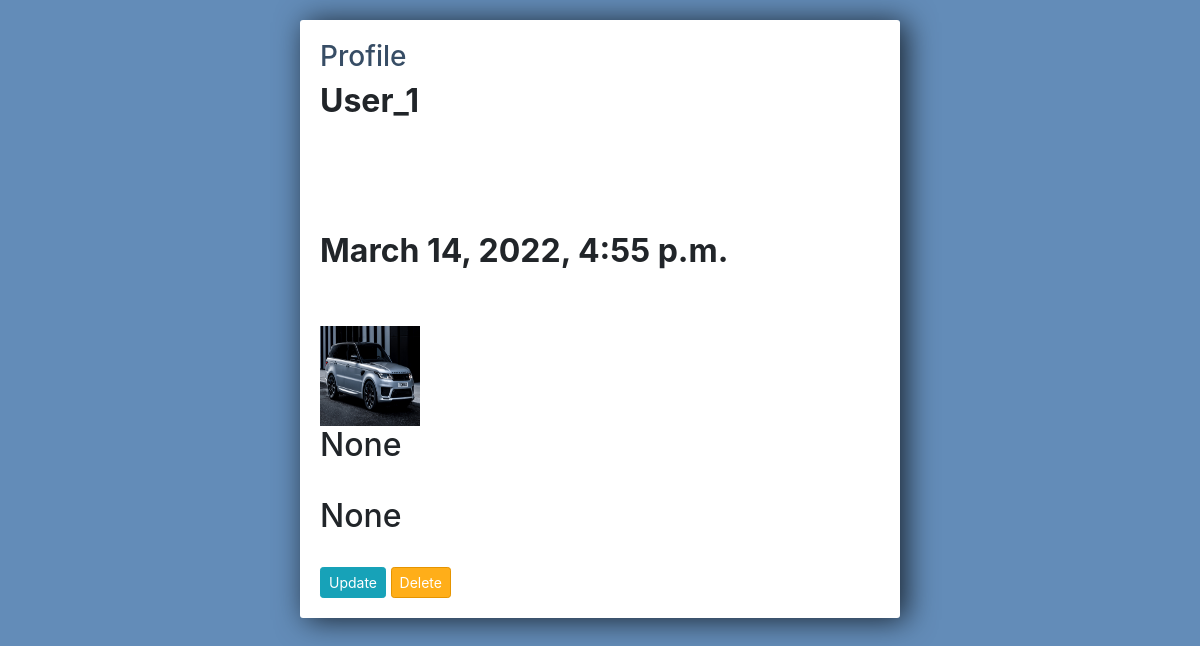
The page /user/profile/1 (signed in) on the database its author committed.
### user/models.py (models this page shows, shortened)
class Profile(models.Model):
    user = models.OneToOneField(User, on_delete=models.CASCADE)
    date_birth = models.DateTimeField()
    field = models.CharField(max_length=50, blank=True, null=True)
    bio = models.TextField(blank=True, null=True)
    image = models.ImageField(default='static/user/images/default_profile.jpg', upload_to='profile_images', null=True, blank=True)

### user/views.py (the view)
# urls.py: path('profile/<int:user_id>', views.user_profile, name="user_profile"),
@login_required(login_url="user_login")
def user_profile(request, user_id):
    try:
        profile = Profile.objects.get(user_id=user_id)
    except Profile.DoesNotExist:
        messages.info(request, "You don't have Profile yet")
        return redirect("list_task")
    return render(request, "user/profile.html", context={"profile": profile})

### user/templates/user/profile.html (shortened to what this page needs)
<!DOCTYPE html>
<html lang="en">
<head>
    <link rel="stylesheet" href="https://stackpath.bootstrapcdn.com/bootstrap/4.3.1/css/bootstrap.min.css">
</head>
<body>
<div class="center-column">
	<div class="todo-list">
	<h3>Profile</h3>
		<h2><strong>{{ profile.user.username }}</strong></h2>
		<br>
		<br>
		<br>
		<br>
		<h2><strong>{{ profile.date_birth }}</strong></h2>
		<br>
		<br>
		<img src="{{ profile.image.url }}" width="100" height="100">
		<br>
		<h2>{{ profile.bio }}</h2>
		<br>
		<h2>{{ profile.field }}</h2>
		<br>
	<a class="btn btn-sm btn-info" href="{% url 'profile_update' profile.id %}">Update</a>
		<a class="btn btn-sm btn-danger" href="#">Delete</a>
	</div>
</div>
</body>
</html>

### user/templates/user/profile.html (style rules this page uses)
h3 { color: #374d65; }
body { background-color: #638CB8; }
.center-column { width:600px; margin: 20px auto; padding:20px; background-color: #fff; border-radius: 3px; box-shadow: 6px 2px 30px 0px rgba(0,0,0,0.75); }
.btn-danger { background-color: #ffae19; border-color: #e59400; }

### rows shown on the page
Profile: user.username "User_1", date_birth "March 14, 2022, 4:55 p.m.", image (placeholder picture), bio "None", field "None"
